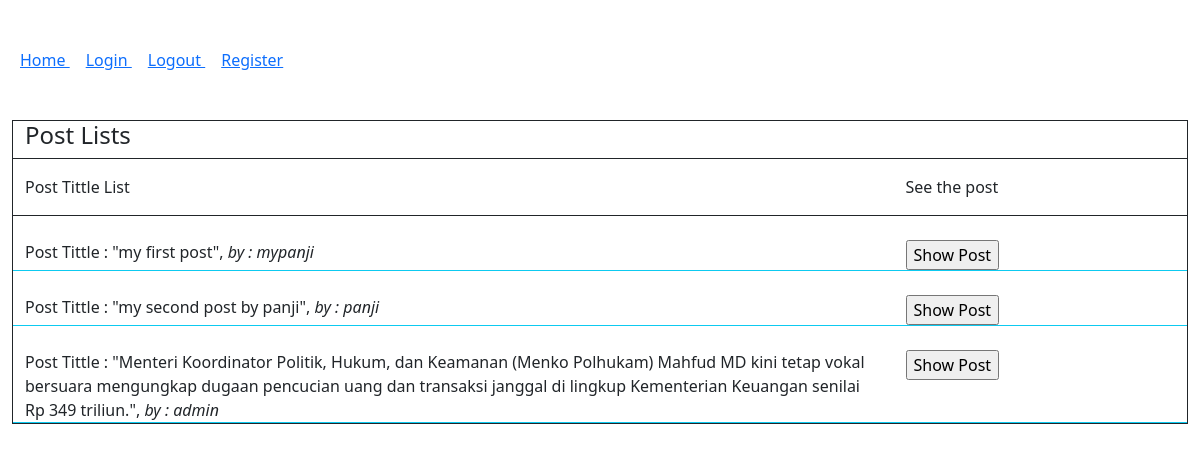
Before: /forum/ with the older database file.
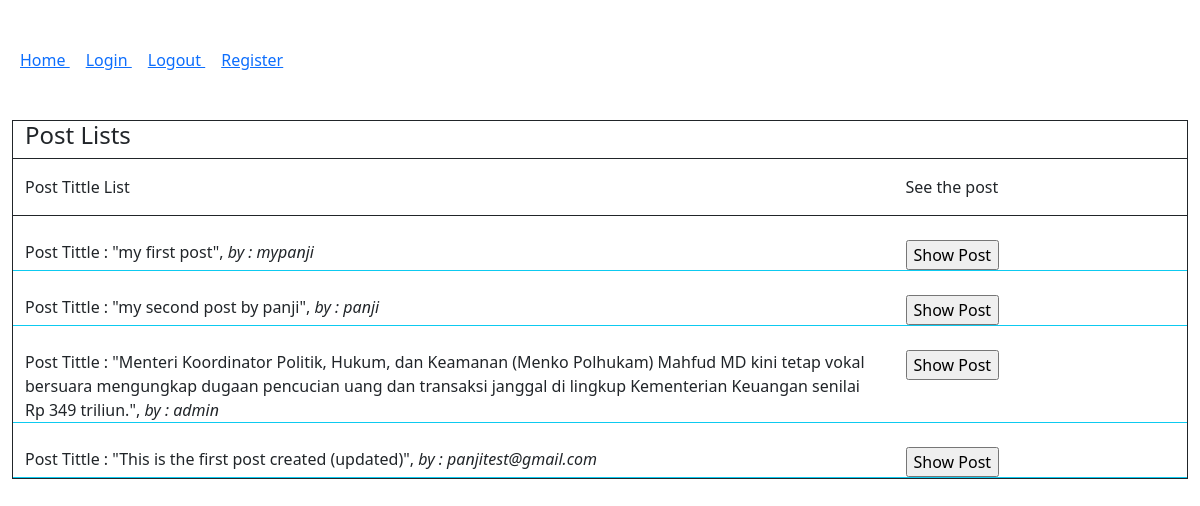
After: the same page with the newer database file.
### polls/models.py (models this page shows)
class forumPost(models.Model):
    id_post = models.AutoField(auto_created=True,primary_key=True)
    username = models.ForeignKey(User,on_delete=models.CASCADE)
    postTittle = models.CharField(max_length=50, null=True)
    postText = models.TextField()

### polls/views.py (the view)
# urls.py: path('',views.index,name='index')
def index(request):
    context = {}
    postList = forumPost.objects.all()
    context['postList'] = postList
    return render(request,'polls/index.html',context)

### polls/templates/polls/index.html (shortened to what this page needs)
<!DOCTYPE html>
<html lang="en">
<head>
    {% load bootstrap5 %}
    {% bootstrap_css %}
</head>
<body>
    <div class="container-fluid">
        <div class="row mt-5 mb-3">
            <div class="col">
                <a href="/forum" class="p-2"> Home </a>
                <a href="/forum/login" class="p-2"> Login </a>
                <a href="/forum/logout" class="p-2"> Logout </a>
                <a href="/forum/register" class="p-2"> Register </a>
            </div>
        </div>
        <div class="row mb-5 mt-5">
            <div class="col">
                <div class="container-fluid border border-dark">
                    <h4>Post Lists</h4>
                    <div class="row pt-3 border-top border-bottom border-dark">
                        <div class="col-9">
                            <p>Post Tittle List</p>
                        </div>
                        <div class="col-3">
                            <p>See the post</p>
                        </div>
                    </div>
                {% for data in postList %}
                    <div class="row pt-4 border-bottom border-info">
                        <div class="col-9">
                            Post Tittle : "{{ data.postTittle }}", <i>by : {{ data.username.username }}</i>
                        </div>
                        <div class="col-3">
                            <form action="/forum/viewpost" method="GET">
                                <input type="submit" value="Show Post">
                            </form>
                        </div>
                    </div>
                {% endfor %}
                </div>
            </div>
        </div>
    </div>
</body>
</html>

Changed rows visible on the page:
added forumPost: postTittle "This is the first post created (updated)", username.username "panjitest@gmail.com"
